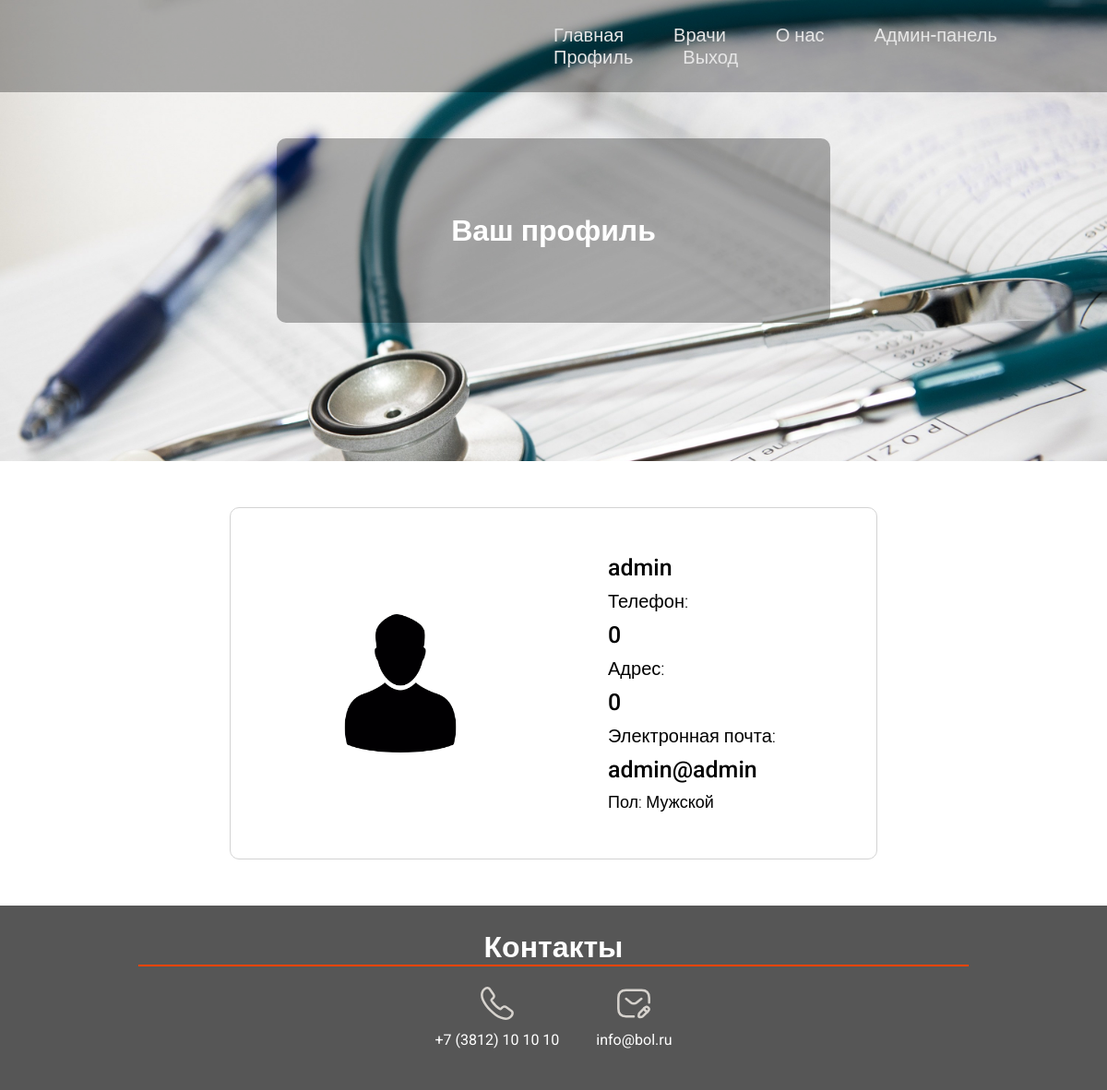
Screenshot of /components/user.php (signed in) with the database file from the repository.
### tables this page shows
CREATE TABLE `gender` (
  `id` int NOT NULL,
  `name` varchar(255) NOT NULL,
  `icon` varchar(255) NOT NULL
);

CREATE TABLE `user` (
  `id` int NOT NULL,
  `name` varchar(255) NOT NULL,
  `phone` varchar(255) NOT NULL,
  `address` varchar(255) NOT NULL,
  `email` varchar(255) NOT NULL,
  `password` varchar(255) NOT NULL,
  `admin` int DEFAULT NULL,
  `id_gender` int NOT NULL
);

### components/user.php (the view)
<?php
include "header.php";
$users = $core->query("SELECT * FROM `user` WHERE `id` = '{$_SESSION['user']['id']}'");
$user = $users->fetch_assoc();
$icons = $core->query("SELECT * FROM `gender` WHERE `id` = '{$user['id_gender']}'");
$icon = $icons->fetch_assoc();
?>
<main>
<div class="board">
    <div class="find">
        <h1>Ваш профиль</h1>
    </div>
</div>
<div class="user">
    <div class="icon">
        <img src="/img/gender/<?= $icon['icon']?>">
    </div>
    <div class="info">
    <h2><?= $user['name']?></h2>
    <h3>Телефон:</h3>
    <h2><?= $user['phone']?></h2>
    <h3>Адрес:</h3>
    <h2><?= $user['address']?></h2>
    <h3>Электронная почта:</h3>
    <h2><?= $user['email']?></h2>
    <h4>Пол: <?= $icon['name']?></h4>
    </div>
</div>
</main>
<?php
include "footer.php";
?>

### css/index.css (style rules this page uses)
* { padding: 0; margin: 0; font-family: 'Roboto', sans-serif; }
main { display: flex; justify-content: center; align-items: center; flex-direction: column; gap: 50px; }
.board { width: 100%; height: 500px; background: url('/img/2.jpg'); background-size: 100% auto; display: flex; justify-content: center; align-items: center; }
.find { height: 200px; width: 600px; background-color: rgba(0, 0, 0, 0.3); border-radius: 10px; color: #fff; display: flex; flex-direction: column; align-items: center; justify-content: center; }
.user { display: flex; justify-content: center; align-items: center; border: 0.3px solid lightgray; border-radius: 10px; padding: 50px; gap: 150px; width: 600px; }
.user .icon { height: 150px; width: 150px; }
.user .icon img { width: auto; height: 150px; }
.user .info { display: flex; flex-direction: column; justify-content: center; gap: 10px; }
.user .info h2 { font-size: 25px; font-weight: 500; }
.user .info h3 { font-size: 20px; font-weight: 300; }
.user .info h4 { font-size: 18px; font-weight: 300; }

### rows the page displays
gender: icon (picture), name "Мужской"
user: name "admin", phone "0", address "0", email "admin@admin"
